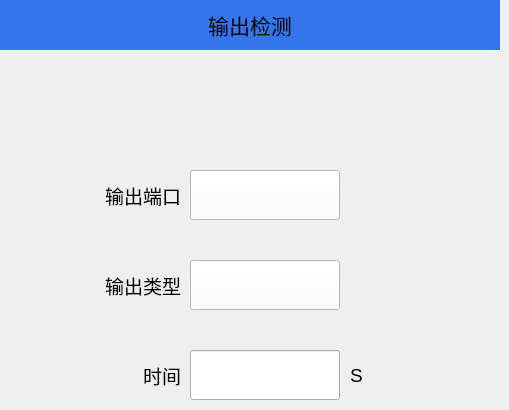
   <widget class="QWidget" name="page_15">
    <widget class="QLabel" name="label_17">
     <property name="geometry">
      <rect>
       <x>0</x>
       <y>0</y>
       <width>500</width>
       <height>50</height>
      </rect>
     </property>
     <property name="minimumSize">
      <size>
       <width>500</width>
       <height>50</height>
      </size>
     </property>
     <property name="maximumSize">
      <size>
       <width>500</width>
       <height>50</height>
      </size>
     </property>
     <property name="font">
      <font>
       <pointsize>16</pointsize>
      </font>
     </property>
     <property name="styleSheet">
      <string notr="true">QLabel{background-color:#3475EB;}</string>
     </property>
     <property name="text">
      <string>输出检测</string>
     </property>
     <property name="alignment">
      <set>Qt::AlignCenter</set>
     </property>
    </widget>
    <widget class="QLabel" name="label_83">
     <property name="geometry">
      <rect>
       <x>60</x>
       <y>260</y>
       <width>121</width>
       <height>51</height>
      </rect>
     </property>
     <property name="font">
      <font>
       <pointsize>14</pointsize>
      </font>
     </property>
     <property name="text">
      <string>输出类型</string>
     </property>
     <property name="alignment">
      <set>Qt::AlignRight|Qt::AlignTrailing|Qt::AlignVCenter</set>
     </property>
    </widget>
    <widget class="QLineEdit" name="Edit_OutputDetectTime">
     <property name="geometry">
      <rect>
       <x>190</x>
       <y>350</y>
       <width>150</width>
       <height>50</height>
      </rect>
     </property>
     <property name="minimumSize">
      <size>
       <width>150</width>
       <height>50</height>
      </size>
     </property>
     <property name="maximumSize">
      <size>
       <width>150</width>
       <height>50</height>
      </size>
     </property>
     <property name="font">
      <font>
       <pointsize>14</pointsize>
      </font>
     </property>
    </widget>
    <widget class="QLabel" name="label_84">
     <property name="geometry">
      <rect>
       <x>100</x>
       <y>350</y>
       <width>81</width>
       <height>51</height>
      </rect>
     </property>
     <property name="font">
      <font>
       <pointsize>14</pointsize>
      </font>
     </property>
     <property name="text">
      <string>时间</string>
     </property>
     <property name="alignment">
      <set>Qt::AlignRight|Qt::AlignTrailing|Qt::AlignVCenter</set>
     </property>
    </widget>
    <widget class="QLabel" name="label_85">
     <property name="geometry">
      <rect>
       <x>350</x>
       <y>350</y>
       <width>51</width>
       <height>51</height>
      </rect>
     </property>
     <property name="font">
      <font>
       <pointsize>14</pointsize>
      </font>
     </property>
     <property name="text">
      <string>S</string>
     </property>
    </widget>
    <widget class="QLabel" name="label_86">
     <property name="geometry">
      <rect>
       <x>60</x>
       <y>170</y>
       <width>121</width>
       <height>51</height>
      </rect>
     </property>
     <property name="font">
      <font>
       <pointsize>14</pointsize>
      </font>
     </property>
     <property name="text">
      <string>输出端口</string>
     </property>
     <property name="alignment">
      <set>Qt::AlignRight|Qt::AlignTrailing|Qt::AlignVCenter</set>
     </property>
    </widget>
    <widget class="QPushButton" name="Btn_OutputDetectPort">
     <property name="geometry">
      <rect>
       <x>190</x>
       <y>170</y>
       <width>150</width>
       <height>50</height>
      </rect>
     </property>
     <property name="minimumSize">
      <size>
       <width>150</width>
       <height>50</height>
      </size>
     </property>
     <property name="maximumSize">
      <size>
       <width>150</width>
       <height>50</height>
      </size>
     </property>
     <property name="font">
      <font>
       <pointsize>14</pointsize>
      </font>
     </property>
     <property name="styleSheet">
      <string notr="true">background-color:white;</string>
     </property>
     <property name="text">
      <string/>
     </property>
    </widget>
    <widget class="QPushButton" name="Btn_OutputDetectType">
     <property name="geometry">
      <rect>
       <x>190</x>
       <y>260</y>
       <width>150</width>
       <height>50</height>
      </rect>
     </property>
     <property name="minimumSize">
      <size>
       <width>150</width>
       <height>50</height>
      </size>
     </property>
     <property name="maximumSize">
      <size>
       <width>150</width>
       <height>50</height>
      </size>
     </property>
     <property name="font">
      <font>
       <pointsize>14</pointsize>
      </font>
     </property>
     <property name="styleSheet">
      <string notr="true">background-color:white;</string>
     </property>
     <property name="text">
      <string/>
     </property>
    </widget>
   </widget>
